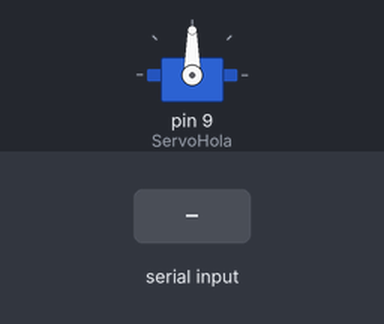
A sketch run on a simulated Arduino Uno, built with avr-gcc and run on an emulated ATmega328P. Parts: servo. The test bench sets the inputs (shaded band).

Above: at 1.2 s.
1.3 s: "a" received over the second serial link
At 2.2 s:
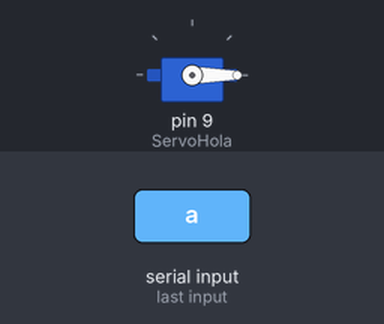
2.8 s: "c" received over the second serial link
At 3.4 s:
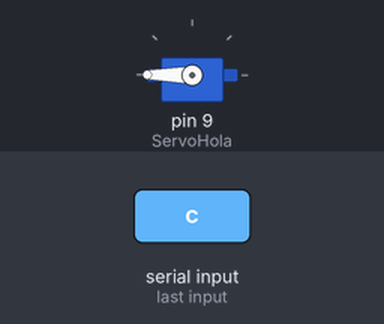
4.3 s: "b" received over the second serial link
At 5.7 s:
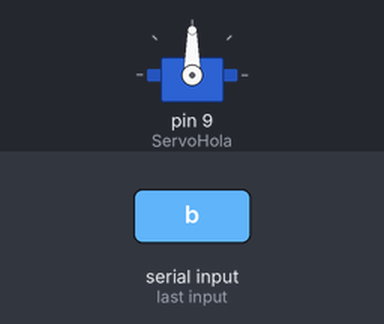
Timing chart, 0 to 7.3 s (numbered marks = the images above; inputs shaded):
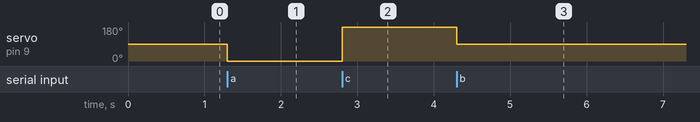

The sketch:

Ejemplo3.ino
```cpp
#include <SoftwareSerial.h>
#include <Servo.h>

SoftwareSerial BTSerial(3, 2);

Servo ServoHola;

void setup() {
  Serial.begin(9600);
  BTSerial.begin(9600);

  ServoHola.attach(9);
}

void loop() {
  if (BTSerial.available()) {
    char Letra = BTSerial.read();
    if (Letra == 'a') {
      ServoHola.write(0);
    }
    else if (Letra == 'b') {
      ServoHola.write(90);
    }

    else if (Letra == 'c') {
      ServoHola.write(180);
    }
  }
}
```

Measured:
- after the input at 1.3 s, servo on pin 9 (ServoHola): 90° → 0° at once
- after the input at 2.8 s, servo on pin 9 (ServoHola): 0° → 180° at once
- after the input at 4.3 s, servo on pin 9 (ServoHola): 180° → 90° at once
